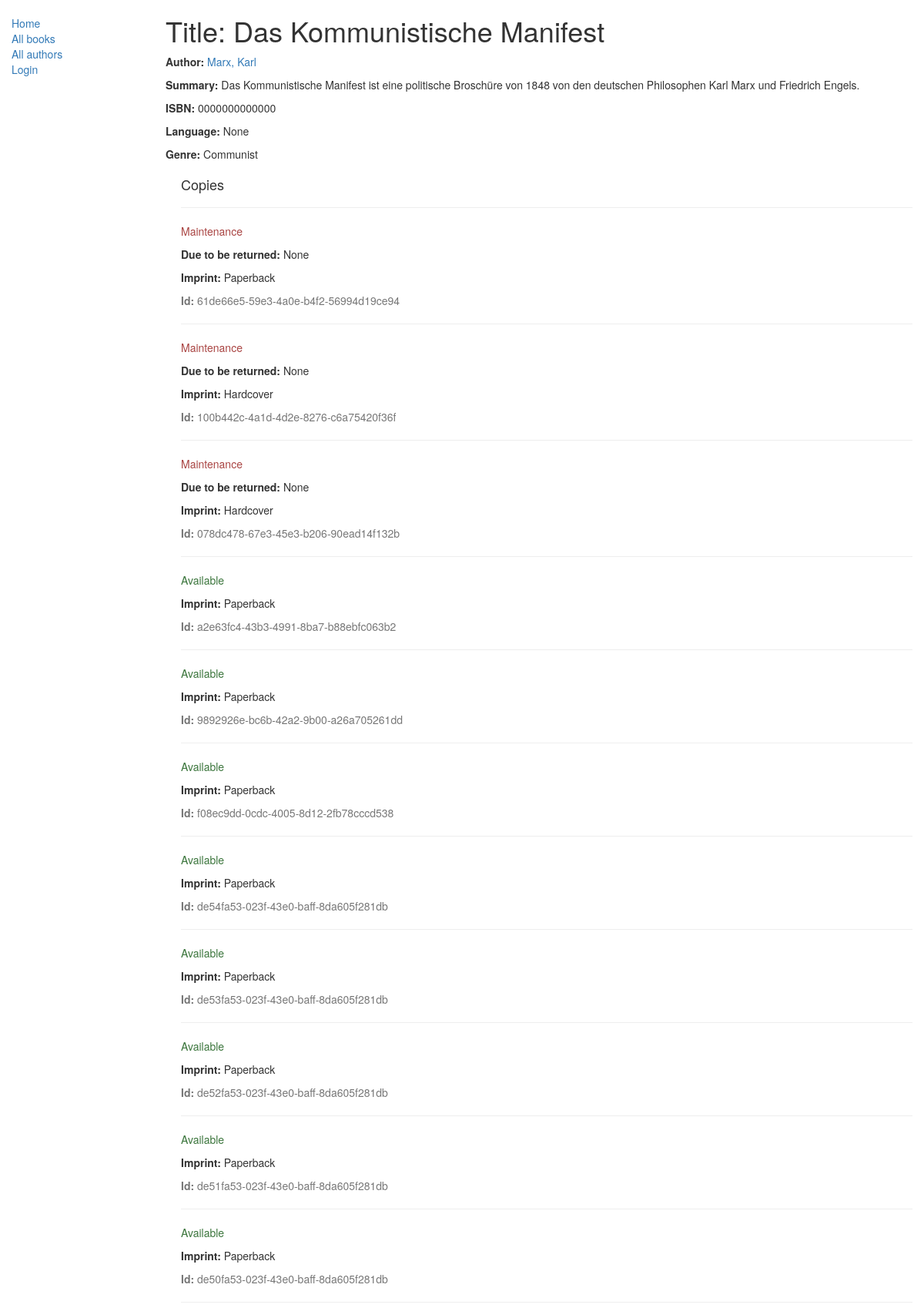
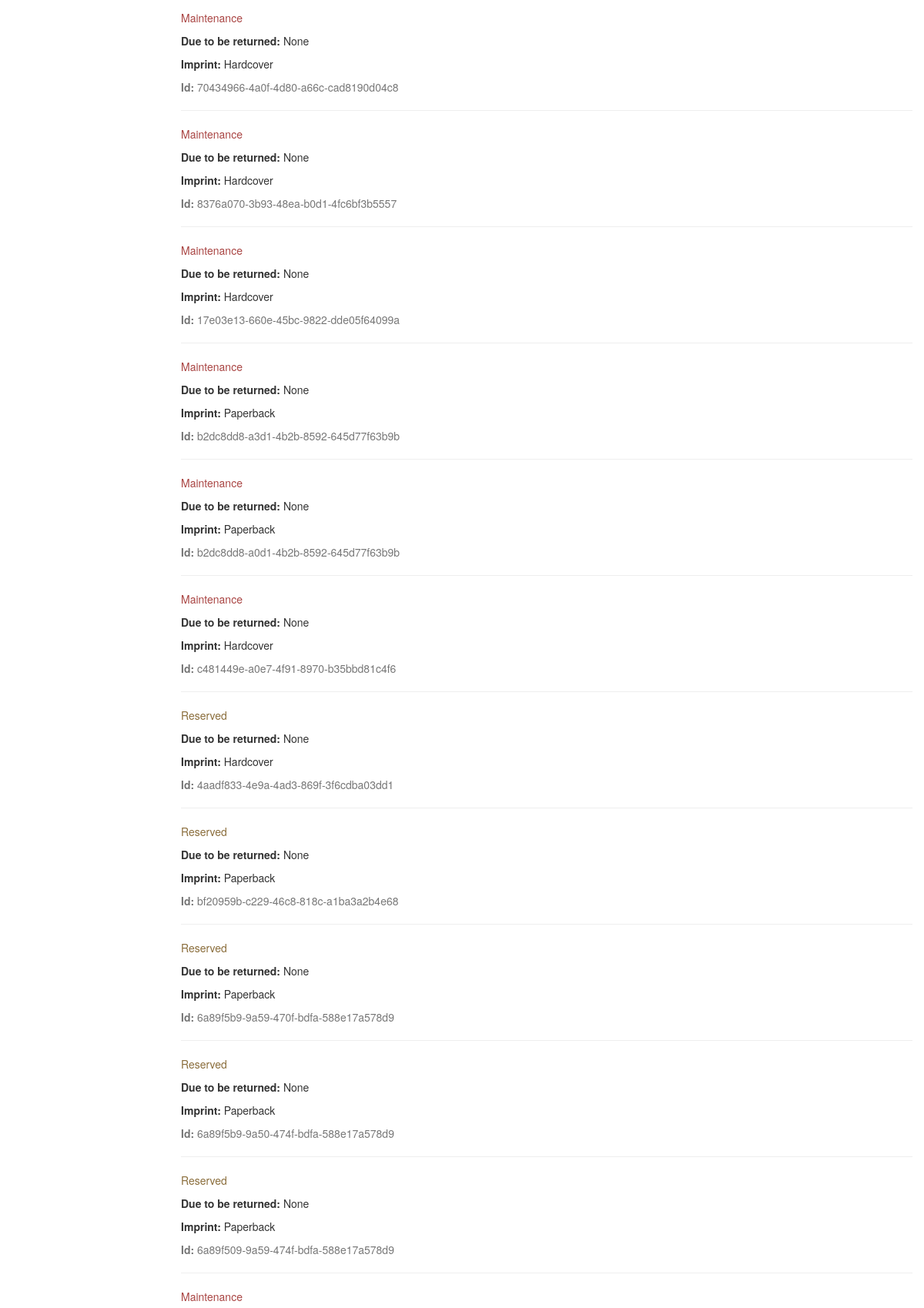
/catalog/book/2 (upper part), run on the app's committed database (2 pictures, top to bottom).
### catalog/models.py (models this page shows, shortened)
class Book(models.Model):
    title = models.CharField(max_length=200)
    author = models.ForeignKey('Author', on_delete=models.SET_NULL, null=True)
    summary = models.TextField(max_length=1000, help_text='Enter a brief description of the book')
    isbn = models.CharField('ISBN',max_length=13, help_text='13 Character <a href="https://www.isbn-international.org/content/what-isbn">ISBN number</a>')
    genre = models.ManyToManyField(Genre, help_text='Select a genre for this book')
    language = models.ForeignKey('Language', on_delete=models.SET_NULL, null=True)

class Author(models.Model):
    first_name = models.CharField(max_length=100)
    last_name = models.CharField(max_length=100)
    date_of_birth = models.DateField(null=True, blank=True)
    date_of_death = models.DateField('Died', null=True, blank=True)
    class Meta:
        ordering = ["last_name","first_name"]
    def __str__(self):
        return '{0}, {1}'.format(self.last_name,self.first_name)

class Genre(models.Model):
    name = models.CharField(max_length=200, help_text="Enter a book genre (e.g. Science Fiction, French Poetry etc.)")
    def __str__(self):
        return self.name

class BookInstance(models.Model):
    id = models.UUIDField(primary_key=True, default=uuid.uuid4, help_text="Unique ID for this particular book across whole library")
    book = models.ForeignKey('Book', on_delete=models.SET_NULL, null=True)
    imprint = models.CharField(max_length=200)
    due_back = models.DateField(null=True, blank=True)
    borrower = models.ForeignKey(User, on_delete=models.SET_NULL, null=True, blank=True)
    LOAN_STATUS = (
        ('m', 'Maintenance'),
        ('o', 'On loan'),
        ('a', 'Available'),
        ('r', 'Reserved'),
    )
    status = models.CharField(max_length=1, choices=LOAN_STATUS, blank=True, default='m', help_text='Book availability')
    class Meta:
        ordering = ["due_back"]
        permissions = (("can_mark_returned", "Set book as returned"),)

### catalog/views.py (the view)
# urls.py: path('book/<int:pk>', views.BookDetailView.as_view(), name='book-detail'),
class BookDetailView(generic.DetailView):
    model = Book

### catalog/templates/catalog/book_detail.html
{% extends "base_generic.html" %}
{% block content %}
  <h1>Title: {{ book.title }}</h1>
  <p><strong>Author:</strong> <a href="{% url 'author-detail' book.author.pk %}">{{ book.author }}</a></p>
  <p><strong>Summary:</strong> {{ book.summary }}</p>
  <p><strong>ISBN:</strong> {{ book.isbn }}</p>
  <p><strong>Language:</strong> {{ book.language }}</p>
  <p><strong>Genre:</strong> {% for genre in book.genre.all %} {{ genre }}{% if not forloop.last %}, {% endif %}{% endfor %}</p>
  <div style="margin-left:20px;margin-top:20px">
    <h4>Copies</h4>
    {% for copy in book.bookinstance_set.all %}
    <hr>
    <p class="{% if copy.status == 'a' %}text-success{% elif copy.status == 'm' %}text-danger{% else %}text-warning{% endif %}">{{ copy.get_status_display }}</p>
    {% if copy.status != 'a' %}<p><strong>Due to be returned:</strong> {{copy.due_back}}</p>{% endif %}
    <p><strong>Imprint:</strong> {{copy.imprint}}</p>
    <p class="text-muted"><strong>Id:</strong> {{copy.id}}</p>
    {% endfor %}
  </div>
{% endblock %}

### data on the page
Book: title "Das Kommunistische Manifest", author "Marx, Karl", summary "Das Kommunistische Manifest ist eine politische Broschüre von 1848 von den deutschen Philosophen Karl Marx und Friedrich Engels.", isbn "0000000000000", language "None"
Genre: name "Communist"
BookInstance: status "Maintenance", due_back "None", imprint "Paperback", id "61de66e5-59e3-4a0e-b4f2-56994d19ce94"
BookInstance: status "Maintenance", due_back "None", imprint "Hardcover", id "100b442c-4a1d-4d2e-8276-c6a75420f36f"
BookInstance: status "Maintenance", due_back "None", imprint "Hardcover", id "078dc478-67e3-45e3-b206-90ead14f132b"
BookInstance: status "Available", imprint "Paperback", id "a2e63fc4-43b3-4991-8ba7-b88ebfc063b2"
BookInstance: status "Available", imprint "Paperback", id "9892926e-bc6b-42a2-9b00-a26a705261dd"
BookInstance: status "Available", imprint "Paperback", id "f08ec9dd-0cdc-4005-8d12-2fb78cccd538"
BookInstance: status "Available", imprint "Paperback", id "de54fa53-023f-43e0-baff-8da605f281db"
BookInstance: status "Available", imprint "Paperback", id "de53fa53-023f-43e0-baff-8da605f281db"
BookInstance: status "Available", imprint "Paperback", id "de52fa53-023f-43e0-baff-8da605f281db"
BookInstance: status "Available", imprint "Paperback", id "de51fa53-023f-43e0-baff-8da605f281db"
BookInstance: status "Available", imprint "Paperback", id "de50fa53-023f-43e0-baff-8da605f281db"
BookInstance: status "Maintenance", due_back "None", imprint "Hardcover", id "70434966-4a0f-4d80-a66c-cad8190d04c8"
BookInstance: status "Maintenance", due_back "None", imprint "Hardcover", id "8376a070-3b93-48ea-b0d1-4fc6bf3b5557"
BookInstance: status "Maintenance", due_back "None", imprint "Hardcover", id "17e03e13-660e-45bc-9822-dde05f64099a"
BookInstance: status "Maintenance", due_back "None", imprint "Paperback", id "b2dc8dd8-a3d1-4b2b-8592-645d77f63b9b"
BookInstance: status "Maintenance", due_back "None", imprint "Paperback", id "b2dc8dd8-a0d1-4b2b-8592-645d77f63b9b"
BookInstance: status "Maintenance", due_back "None", imprint "Hardcover", id "c481449e-a0e7-4f91-8970-b35bbd81c4f6"
BookInstance: status "Reserved", due_back "None", imprint "Hardcover", id "4aadf833-4e9a-4ad3-869f-3f6cdba03dd1"
BookInstance: status "Reserved", due_back "None", imprint "Paperback", id "bf20959b-c229-46c8-818c-a1ba3a2b4e68"
BookInstance: status "Reserved", due_back "None", imprint "Paperback", id "6a89f5b9-9a59-470f-bdfa-588e17a578d9"
BookInstance: status "Reserved", due_back "None", imprint "Paperback", id "6a89f5b9-9a50-474f-bdfa-588e17a578d9"
BookInstance: status "Reserved", due_back "None", imprint "Paperback", id "6a89f509-9a59-474f-bdfa-588e17a578d9"
BookInstance: status "Maintenance"
